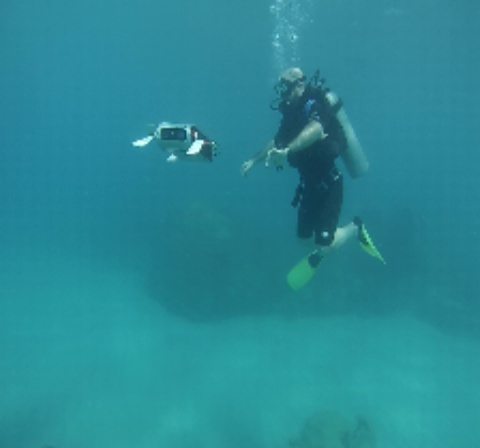
#> input picture data/train_val/images/d_r_25_.jpg, 480 x 448 px; its folder holds only this picture in this run
$ python main.py
#> lines starting #> are read from the running program, lines starting #| are printed output that depends on the picture
#> further down, img is the input picture: shape (448, 480, 3); mean B, G, R 149.6, 137.8, 41.1
### preprocessed_data/ICM/Code/global_histogram_stretching.py
import numpy as np


def stretching(img):
    height = len(img)
#> height = 448
    width = len(img[0])
#> width = 480
    for k in range(0, 3):
        max_channel = np.max(img[:, :, k])
        min_channel = np.min(img[:, :, k])
        for i in range(height):
            for j in range(width):
                img[i, j, k] = (img[i, j, k] - min_channel) * (255 - 0) / (max_channel - min_channel) + 0
#> this loop made 3 passes
#> (max_channel, min_channel) on passes 1 to 3: (255, 76), (255, 57), (230, 4)
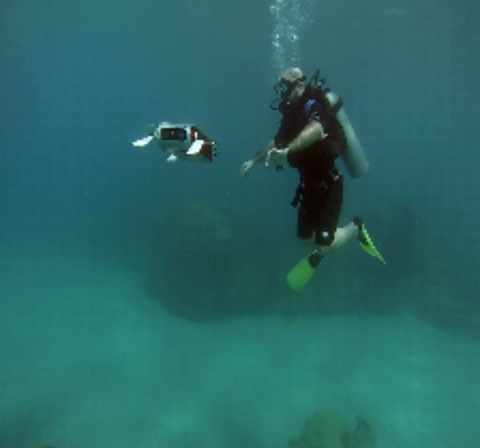
#> img: shape (448, 480, 3); mean B, G, R 104.4, 103.6, 41.4
    return img


def global_stretching(img_L, height, width):
    i_min = np.min(img_L)
    i_max = np.max(img_L)
    i_mean = np.mean(img_L)

    array_Global_histogram_stretching_L = np.zeros((height, width))
    for i in range(0, height):
        for j in range(0, width):
            p_out = (img_L[i][j] - i_min) * (1 / (i_max - i_min))
            array_Global_histogram_stretching_L[i][j] = p_out

    return array_Global_histogram_stretching_L

### preprocessed_data/ICM/Code/hsvStretching.py
import cv2
from skimage.color import rgb2hsv, hsv2rgb
import numpy as np

from global_histogram_stretching import global_stretching


def HSVStretching(sceneRadiance):
    height = len(sceneRadiance)
#> height = 448
    width = len(sceneRadiance[0])
#> width = 480
    img_hsv = rgb2hsv(sceneRadiance)
#> img_hsv: shape (448, 480, 3) float64; mean of channels 0, 1, 2 0.174, 0.613, 0.425
    h, s, v = cv2.split(img_hsv)
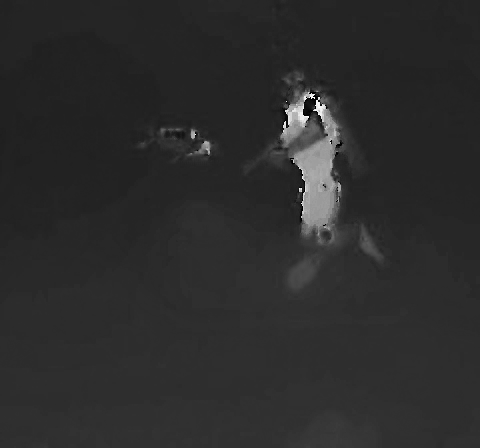
#> h: shape (448, 480) float64; min 0, max 0.994, mean 0.174
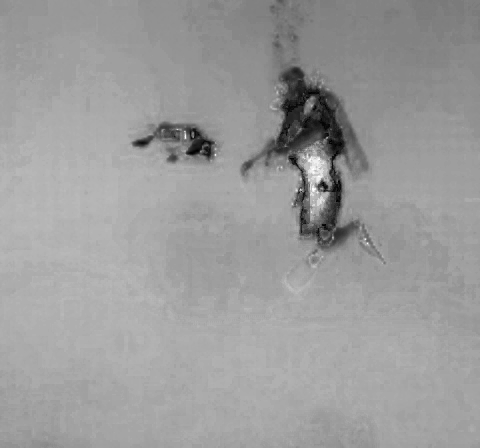
#> s: shape (448, 480) float64; min 0, max 1, mean 0.613
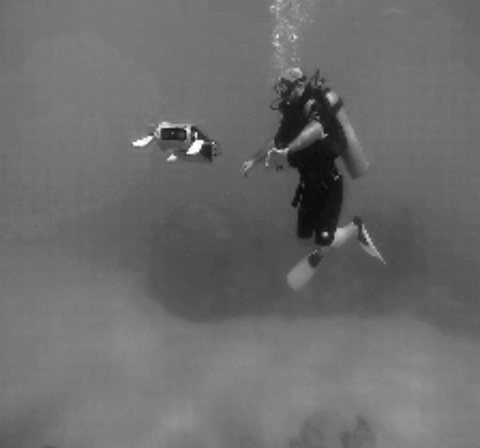
#> v: shape (448, 480) float64; min 0.0196, max 1, mean 0.425
    img_s_stretching = global_stretching(s, height, width)
#> in global_stretching, `i_min = np.min(img_L)`: i_min = 0
#> in global_stretching, `i_max = np.max(img_L)`: i_max = 1
#> in global_stretching, `i_mean = np.mean(img_L)`: i_mean = 0.613

    img_v_stretching = global_stretching(v, height, width)

    labArray = np.zeros((height, width, 3), 'float64')
    labArray[:, :, 0] = h
#> labArray: shape (448, 480, 3) float64; mean of channels 0, 1, 2 0.174, 0, 0
    labArray[:, :, 1] = img_s_stretching
#> labArray: shape (448, 480, 3) float64; mean of channels 0, 1, 2 0.174, 0.613, 0
    labArray[:, :, 2] = img_v_stretching
#> labArray: shape (448, 480, 3) float64; mean of channels 0, 1, 2 0.174, 0.613, 0.413
    img_rgb = hsv2rgb(labArray) * 255
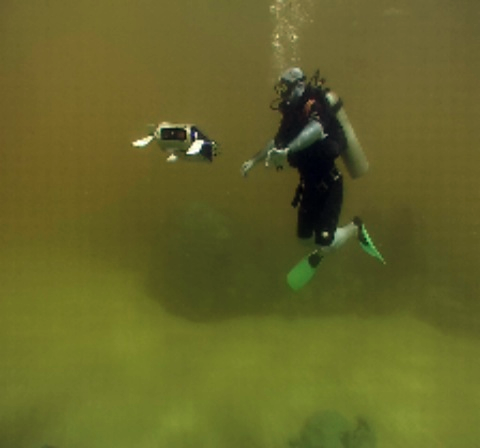
#> img_rgb: shape (448, 480, 3) float64; mean R, G, B 101.6, 100.8, 40.2

    # img_rgb = np.clip(img_rgb, 0, 255)

    return img_rgb

### preprocessed_data/ICM/Code/sceneRadiance.py
import numpy as np


def sceneRadianceRGB(sceneRadiance):

    sceneRadiance = np.clip(sceneRadiance, 0, 255)
    sceneRadiance = np.uint8(sceneRadiance)

    return sceneRadiance

### preprocessed_data/ICM/Code/main.py
import os
import numpy as np
import cv2
import natsort
import xlwt
from global_histogram_stretching import stretching
from hsvStretching import HSVStretching
from sceneRadiance import sceneRadianceRGB


np.seterr(over='ignore')
if __name__ == '__main__':
    pass

# folder = "C:/Users/Administrator/Desktop/UnderwaterImageEnhancement/NonPhysical/ICM"
folder = "../../.."

path = folder + "/data/train_val/images"
files = os.listdir(path)
files = natsort.natsorted(files)

for i in range(len(files)):
    file = files[i]
    filepath = path + "/" + file
    prefix = file.split('.')[0]
    if os.path.isfile(filepath):
        print('********    file   ********', file)
        img = cv2.imread(folder + '/data/train_val/images/' + file)
        img = stretching(img)
        sceneRadiance = sceneRadianceRGB(img)
        sceneRadiance = HSVStretching(sceneRadiance)
        sceneRadiance = sceneRadianceRGB(sceneRadiance)
        cv2.imwrite('../train_val/images/' + prefix + '_ICM.jpg', sceneRadiance)

# [16 lines of commented-out code are left out]

$ run again, on data/train_val/images/f_r_381_.jpg
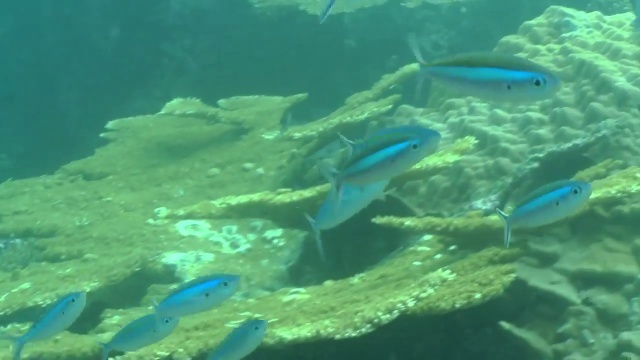
#> input picture data/train_val/images/f_r_381_.jpg, 640 x 360 px
#> img is the input picture: shape (360, 640, 3); mean B, G, R 117.9, 152.1, 74.9
#> in stretching, `height = len(img)`: height = 360
#> in stretching, `width = len(img[0])`: width = 640
#> the loop in stretching, `for k in range(0, 3):` made 3 passes
#> (max_channel, min_channel) on passes 1 to 3: (255, 54), (255, 71), (191, 3)
#> after the loop in stretching, `for k in range(0, 3):`:
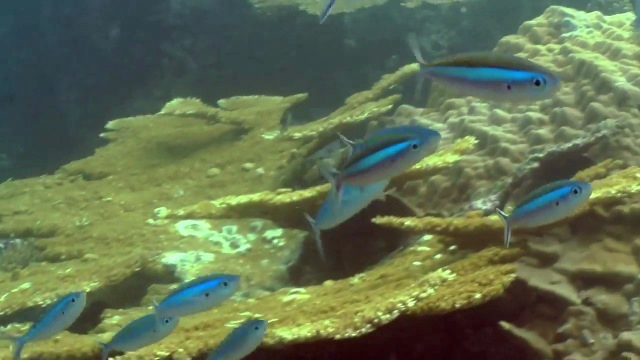
#> img: shape (360, 640, 3); mean B, G, R 80.6, 111.9, 97
#> in HSVStretching, `height = len(sceneRadiance)`: height = 360
#> in HSVStretching, `width = len(sceneRadiance[0])`: width = 640
#> img_hsv: shape (360, 640, 3) float64; mean of channels 0, 1, 2 0.379, 0.374, 0.453
#> i_min = 0.0109
#> i_max = 1
#> i_mean = 0.374
#> in sceneRadianceRGB (call 2), `sceneRadiance = np.uint8(sceneRadiance)`:
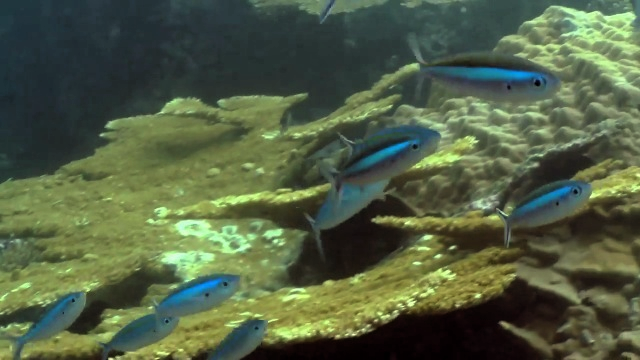
#> sceneRadiance: shape (360, 640, 3); mean of channels 0, 1, 2 68, 95.6, 82.4; drawn as B, G, R

$ run again, on data/train_val/images/f_r_606_.jpg
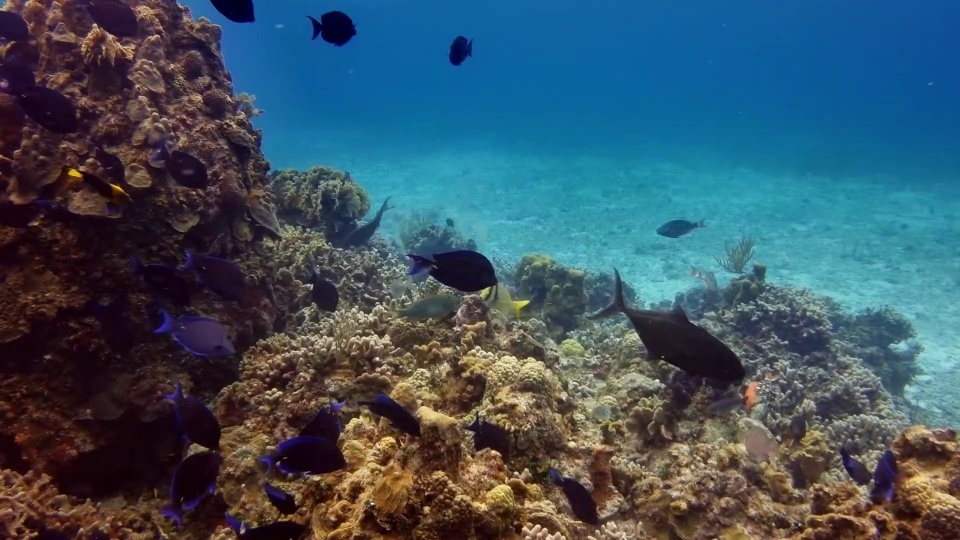
#> input picture data/train_val/images/f_r_606_.jpg, 960 x 540 px
#> img is the input picture: shape (540, 960, 3); mean B, G, R 96.5, 82.8, 60.5
#> in stretching, `height = len(img)`: height = 540
#> in stretching, `width = len(img[0])`: width = 960
#> the loop in stretching, `for k in range(0, 3):` made 3 passes
#> max_channel on passes 1 to 3: 230, 251, 255
#> in HSVStretching, `height = len(sceneRadiance)`: height = 540
#> in HSVStretching, `width = len(sceneRadiance[0])`: width = 960
#> img_hsv: shape (540, 960, 3) float64; mean of channels 0, 1, 2 0.42, 0.594, 0.468
#> in HSVStretching, `h, s, v = cv2.split(img_hsv)`:
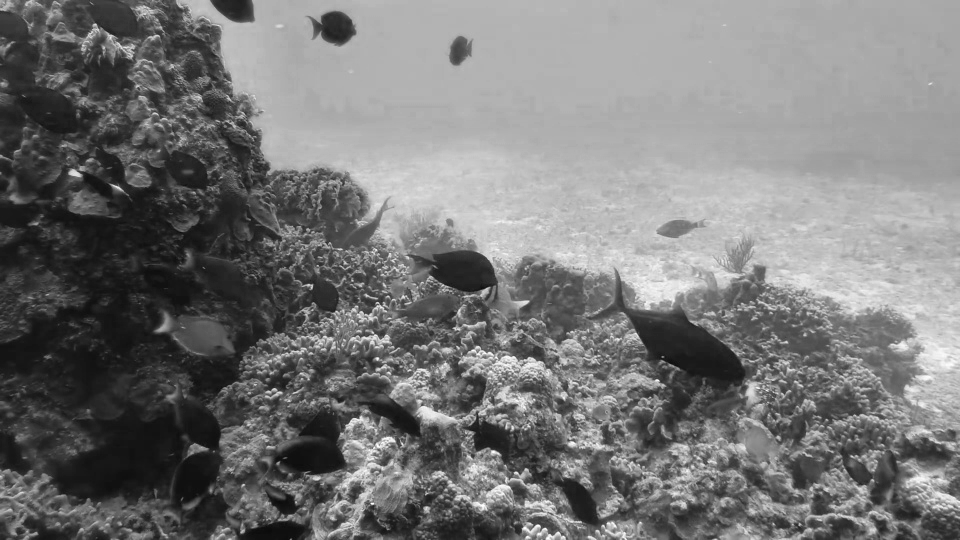
#> v: shape (540, 960) float64; min 0.0431, max 1, mean 0.468
#> i_min = 0
#> i_max = 1
#> i_mean = 0.594
#> in HSVStretching, `img_rgb = hsv2rgb(labArray) * 255`:
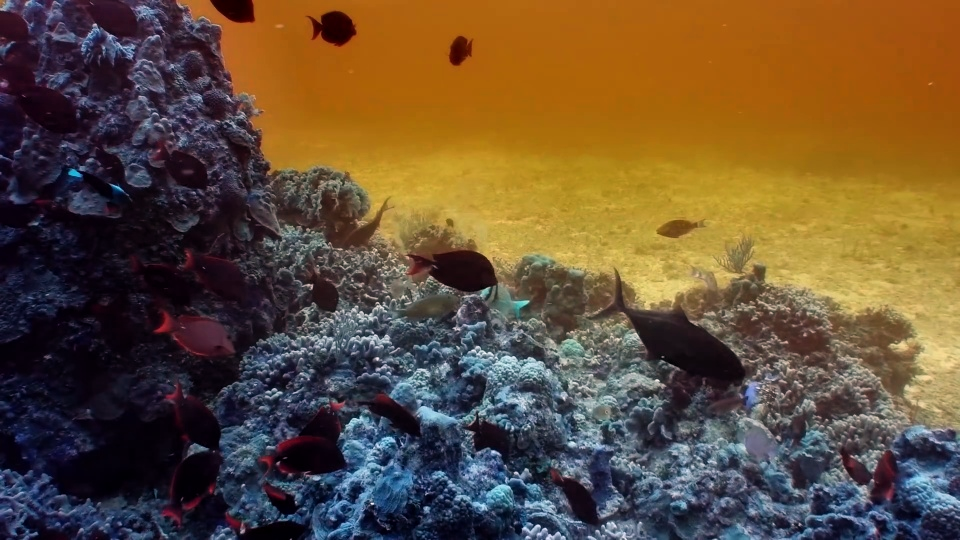
#> img_rgb: shape (540, 960, 3) float64; mean R, G, B 101.7, 80.1, 55.8

$ run again, on data/train_val/images/n_l_27_.jpg
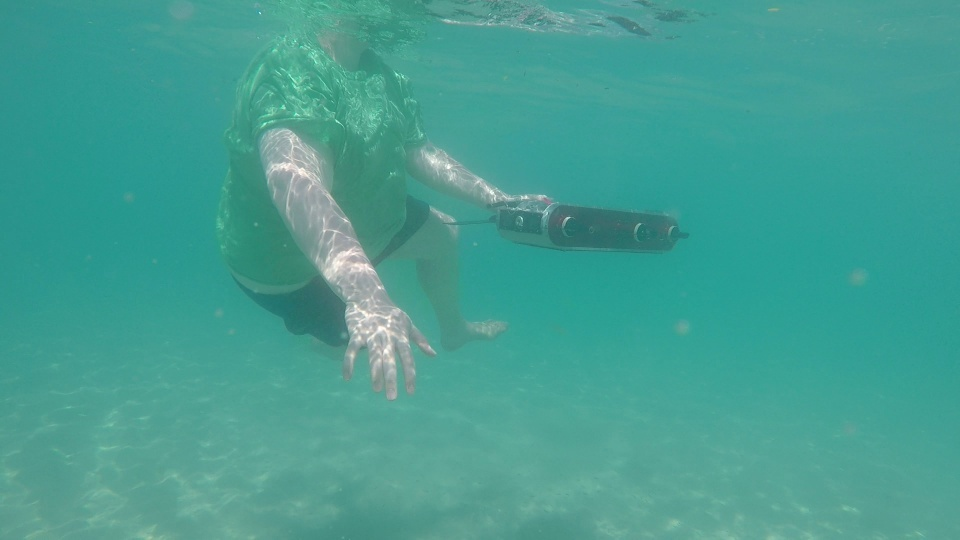
#> input picture data/train_val/images/n_l_27_.jpg, 960 x 540 px
#> img is the input picture: shape (540, 960, 3); mean B, G, R 146.3, 158, 69.1
#> in stretching, `height = len(img)`: height = 540
#> in stretching, `width = len(img[0])`: width = 960
#> the loop in stretching, `for k in range(0, 3):` made 3 passes
#> (max_channel, min_channel) on passes 1 to 3: (253, 86), (255, 91), (255, 27)
#> after the loop in stretching, `for k in range(0, 3):`:
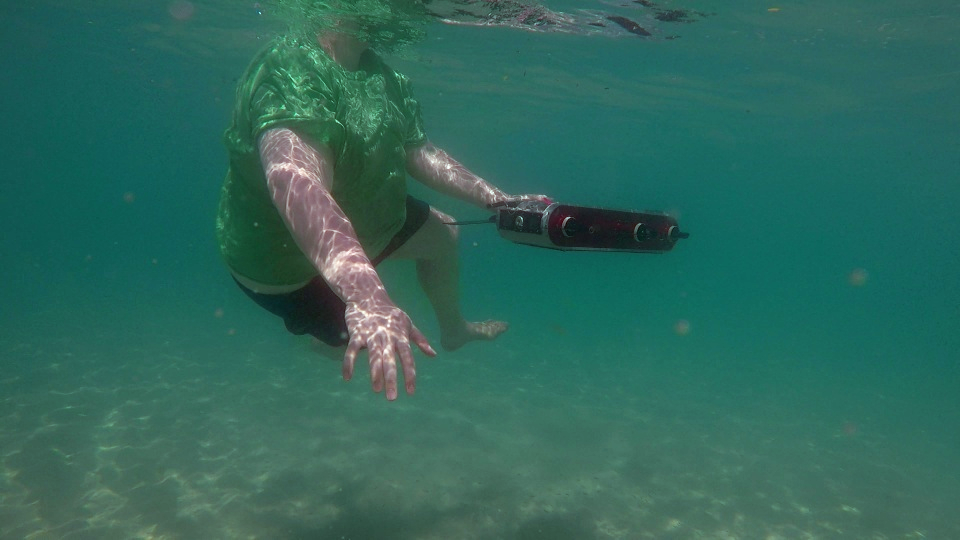
#> img: shape (540, 960, 3); mean B, G, R 91.7, 103.6, 46.6
#> in HSVStretching, `height = len(sceneRadiance)`: height = 540
#> in HSVStretching, `width = len(sceneRadiance[0])`: width = 960
#> img_hsv: shape (540, 960, 3) float64; mean of channels 0, 1, 2 0.224, 0.567, 0.409
#> i_min = 0
#> i_max = 1
#> i_mean = 0.567
#> in HSVStretching, `img_rgb = hsv2rgb(labArray) * 255`:
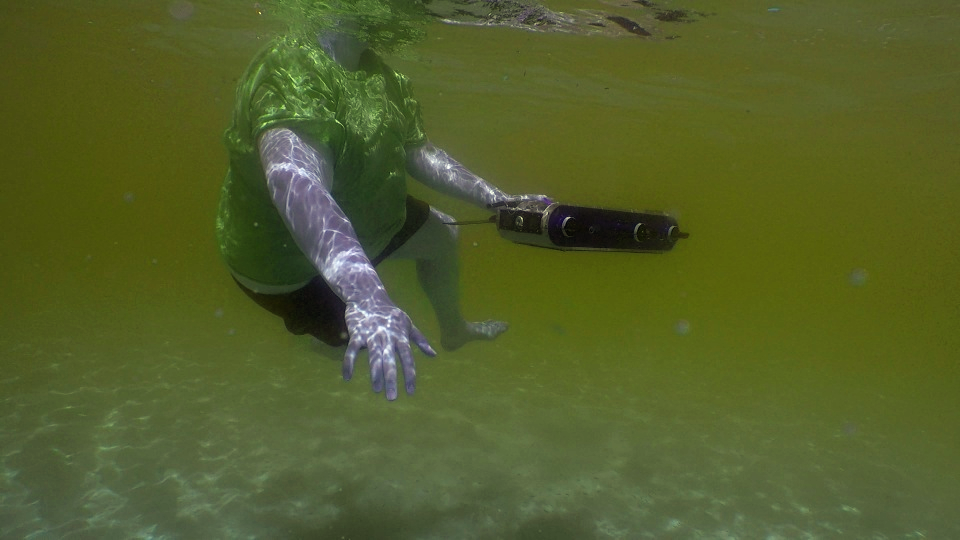
#> img_rgb: shape (540, 960, 3) float64; mean R, G, B 84, 94.9, 42.8
